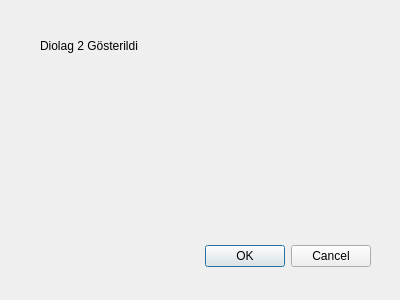
<?xml version="1.0" encoding="UTF-8"?>
<ui version="4.0">
 <class>Dialog2</class>
 <widget class="QDialog" name="Dialog2">
  <property name="geometry">
   <rect>
    <x>0</x>
    <y>0</y>
    <width>400</width>
    <height>300</height>
   </rect>
  </property>
  <property name="windowTitle">
   <string>Dialog</string>
  </property>
  <widget class="QDialogButtonBox" name="buttonBox">
   <property name="geometry">
    <rect>
     <x>30</x>
     <y>240</y>
     <width>341</width>
     <height>32</height>
    </rect>
   </property>
   <property name="orientation">
    <enum>Qt::Horizontal</enum>
   </property>
   <property name="standardButtons">
    <set>QDialogButtonBox::Cancel|QDialogButtonBox::Ok</set>
   </property>
  </widget>
  <widget class="QLabel" name="label">
   <property name="geometry">
    <rect>
     <x>40</x>
     <y>30</y>
     <width>251</width>
     <height>31</height>
    </rect>
   </property>
   <property name="text">
    <string>Diolag 2 Gösterildi</string>
   </property>
  </widget>
 </widget>
 <resources/>
 <connections>
  <connection>
   <sender>buttonBox</sender>
   <signal>accepted()</signal>
   <receiver>Dialog2</receiver>
   <slot>accept()</slot>
   <hints>
    <hint type="sourcelabel">
     <x>248</x>
     <y>254</y>
    </hint>
    <hint type="destinationlabel">
     <x>157</x>
     <y>274</y>
    </hint>
   </hints>
  </connection>
  <connection>
   <sender>buttonBox</sender>
   <signal>rejected()</signal>
   <receiver>Dialog2</receiver>
   <slot>reject()</slot>
   <hints>
    <hint type="sourcelabel">
     <x>316</x>
     <y>260</y>
    </hint>
    <hint type="destinationlabel">
     <x>286</x>
     <y>274</y>
    </hint>
   </hints>
  </connection>
 </connections>
</ui>
